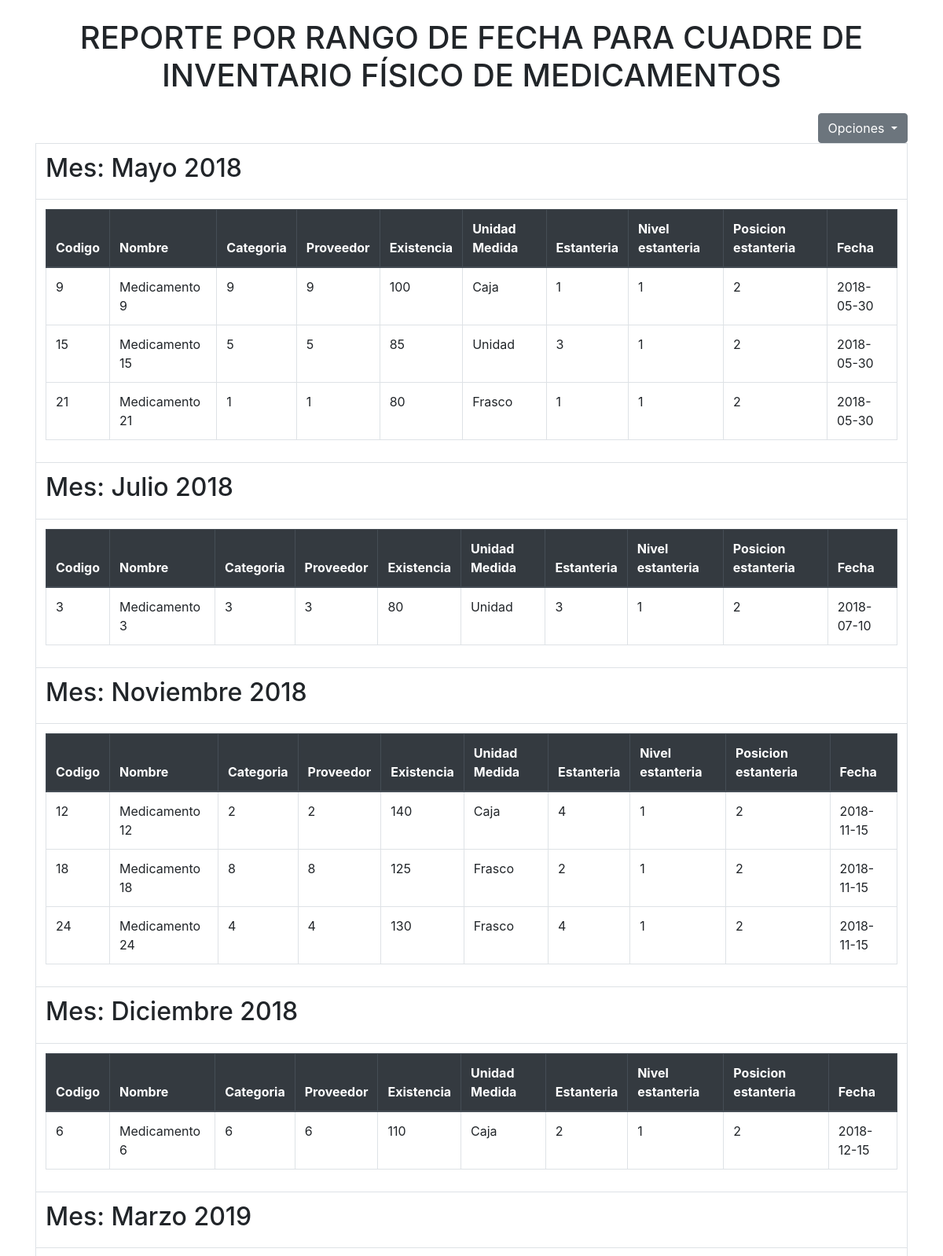
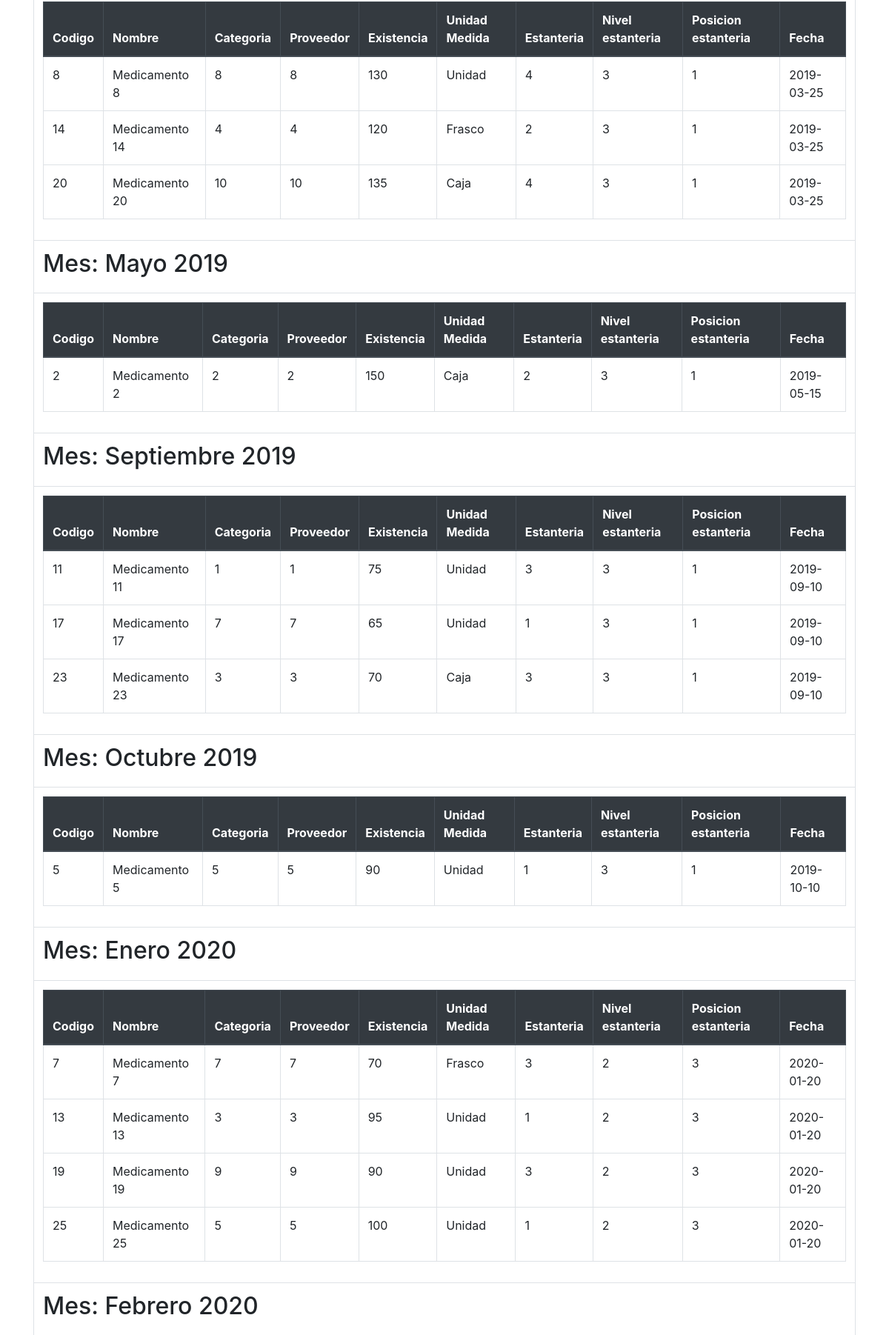
Page /Menu/reportes/Reportes1.php (signed in, upper part) on the committed database (2 pictures, top to bottom).
### tables this page shows
CREATE TABLE
    IF NOT EXISTS Medications (
        Code INT NOT NULL AUTO_INCREMENT PRIMARY KEY,
        Description VARCHAR(255) NOT NULL,
        Lot VARCHAR(110) NOT NULL,
        Quantity INT NOT NULL,
        Purchase_Price DECIMAL(30, 2) NOT NULL,
        Sale_Price DECIMAL(30, 2) NOT NULL,
        Status VARCHAR(30) NOT NULL,
        Category_Code INT,
         
        Supplier_Code INT,
         
        Entry_Date DATE NOT NULL,
        Expiry_Date DATE NOT NULL,
        Unit_of_Measure VARCHAR(50) NOT NULL,
        Shelf_Number INT NOT NULL,
        Shelf_Level INT NOT NULL,
        shelf_position_number INT NOT NULL,
        CONSTRAINT FK_Category FOREIGN KEY (Category_Code) REFERENCES Categories(Code),
        CONSTRAINT FK_Supplier FOREIGN KEY (Supplier_Code) REFERENCES Suppliers(Code)
    );

### Menu/reportes/Reportes1.php (the view, shortened to what this page needs)
<?php
$servername = "localhost";
$username = "root";
$password = "";
$dbname = "botiquin_sa";
$meses = [
    1 => 'Enero',
    2 => 'Febrero',
    3 => 'Marzo',
    4 => 'Abril',
    5 => 'Mayo',
    6 => 'Junio',
    7 => 'Julio',
    8 => 'Agosto',
    9 => 'Septiembre',
    10 => 'Octubre',
    11 => 'Noviembre',
    12 => 'Diciembre'
];
$conn = new mysqli($servername, $username, $password, $dbname);
$sql = "SELECT * FROM medications ORDER BY Entry_Date ASC";
$result = $conn->query($sql);
?>
<!DOCTYPE html>
<html>
<head>
    <link rel="stylesheet" href="https://maxcdn.bootstrapcdn.com/bootstrap/4.5.2/css/bootstrap.min.css">
    <link rel="stylesheet" href="https://cdnjs.cloudflare.com/ajax/libs/font-awesome/5.15.3/css/all.min.css">
</head>
<body>
    <div class="container">
        <h1 class="mt-4 text-center">REPORTE POR RANGO DE FECHA PARA CUADRE DE INVENTARIO FÍSICO DE MEDICAMENTOS</h1>
        <div class="btn-group float-right">
            <button type="button" class="btn btn-secondary dropdown-toggle" data-toggle="dropdown" aria-haspopup="true" aria-expanded="false">
                Opciones
            </button>
        </div>
        <table id="table-to-export" class="table table-bordered">
            <tbody>
                <?php
                if ($result->num_rows > 0) {
                    $currentMonth = null;
                    $hasRecordsForCurrentMonth = false;
                    while ($row = $result->fetch_assoc()) {
                        $entryDate = date_create($row["Entry_Date"]);
                        $month = date_format($entryDate, "m");
                        if ($month !== $currentMonth) {
                            if ($currentMonth !== null && $hasRecordsForCurrentMonth) {
                                echo "</tbody></table></td></tr>";
                            }
                            $hasRecordsForCurrentMonth = false;
                            $currentMonth = $month;
                            if ($result->num_rows > 0) {
                                $entryDate = date_create($row["Entry_Date"]);
                                echo "<tr><td colspan='11' style='font-size: 12px;'><h2>Mes: " . $meses[intval(date_format($entryDate, 'm'))] . " " . date_format($entryDate, 'Y') . "</h2></td></tr>";
                                echo "<tr><td><table class='table table-bordered'>
                                    <thead class='thead-dark'>
                                        <tr>
                                            <th>Codigo</th>
                                            <th>Nombre</th>
                                            <th>Categoria</th>
                                            <th>Proveedor</th>
                                            <th>Existencia</th>
                                            <th>Unidad Medida</th>
                                            <th>Estanteria</th>
                                            <th>Nivel estanteria</th>
                                            <th>Posicion estanteria</th>
                                            <th>Fecha</th>
                                        </tr>
                                    </thead>
                                    <tbody>";
                            }
                        }
                        echo "<tr>";
                        echo "<td>" . $row["Code"] . "</td>";
                        echo "<td>" . $row["Description"] . "</td>";
                        echo "<td>" . $row["Category_Code"] . "</td>";
                        echo "<td>" . $row["Supplier_Code"] . "</td>";
                        echo "<td>" . $row["Quantity"] . "</td>";
                        echo "<td>" . $row["Unit_of_Measure"] . "</td>";
                        echo "<td>" . $row["Shelf_Number"] . "</td>";
                        echo "<td>" . $row["Shelf_Level"] . "</td>";
                        echo "<td>" . $row["shelf_position_number"] . "</td>";
                        echo "<td>" . $row["Entry_Date"] . "</td>";
                        echo "</tr>";
                        $hasRecordsForCurrentMonth = true;
                    }
                } else {
                    echo "<tr><td colspan='11'>No se encontraron registros.</td></tr>";
                }
                ?>
            </tbody>
        </table>
    </div>
</body>

### rows in the picture
medications: Entry_Date "Mayo", Entry_Date "2018", Code "9", Description "Medicamento 9", Category_Code "9", Supplier_Code "9", Quantity "100", Unit_of_Measure "Caja", Shelf_Number "1", Shelf_Level "1", shelf_position_number "2", Entry_Date "2018-05-30"
medications: Code "15", Description "Medicamento 15", Category_Code "5", Supplier_Code "5", Quantity "85", Unit_of_Measure "Unidad", Shelf_Number "3", Shelf_Level "1", shelf_position_number "2", Entry_Date "2018-05-30"
medications: Code "21", Description "Medicamento 21", Category_Code "1", Supplier_Code "1", Quantity "80", Unit_of_Measure "Frasco", Shelf_Number "1", Shelf_Level "1", shelf_position_number "2", Entry_Date "2018-05-30"
medications: Entry_Date "Julio", Entry_Date "2018", Code "3", Description "Medicamento 3", Category_Code "3", Supplier_Code "3", Quantity "80", Unit_of_Measure "Unidad", Shelf_Number "3", Shelf_Level "1", shelf_position_number "2", Entry_Date "2018-07-10"
medications: Entry_Date "Noviembre", Entry_Date "2018", Code "12", Description "Medicamento 12", Category_Code "2", Supplier_Code "2", Quantity "140", Unit_of_Measure "Caja", Shelf_Number "4", Shelf_Level "1", shelf_position_number "2", Entry_Date "2018-11-15"
medications: Code "18", Description "Medicamento 18", Category_Code "8", Supplier_Code "8", Quantity "125", Unit_of_Measure "Frasco", Shelf_Number "2", Shelf_Level "1", shelf_position_number "2", Entry_Date "2018-11-15"
medications: Code "24", Description "Medicamento 24", Category_Code "4", Supplier_Code "4", Quantity "130", Unit_of_Measure "Frasco", Shelf_Number "4", Shelf_Level "1", shelf_position_number "2", Entry_Date "2018-11-15"
medications: Entry_Date "Diciembre", Entry_Date "2018", Code "6", Description "Medicamento 6", Category_Code "6", Supplier_Code "6", Quantity "110", Unit_of_Measure "Caja", Shelf_Number "2", Shelf_Level "1", shelf_position_number "2", Entry_Date "2018-12-15"
medications: Entry_Date "Marzo", Entry_Date "2019", Code "8", Description "Medicamento 8", Category_Code "8", Supplier_Code "8", Quantity "130", Unit_of_Measure "Unidad", Shelf_Number "4", Shelf_Level "3", shelf_position_number "1", Entry_Date "2019-03-25"
medications: Code "14", Description "Medicamento 14", Category_Code "4", Supplier_Code "4", Quantity "120", Unit_of_Measure "Frasco", Shelf_Number "2", Shelf_Level "3", shelf_position_number "1", Entry_Date "2019-03-25"
medications: Code "20", Description "Medicamento 20", Category_Code "10", Supplier_Code "10", Quantity "135", Unit_of_Measure "Caja", Shelf_Number "4", Shelf_Level "3", shelf_position_number "1", Entry_Date "2019-03-25"
medications: Entry_Date "Mayo", Entry_Date "2019", Code "2", Description "Medicamento 2", Category_Code "2", Supplier_Code "2", Quantity "150", Unit_of_Measure "Caja", Shelf_Number "2", Shelf_Level "3", shelf_position_number "1", Entry_Date "2019-05-15"
medications: Entry_Date "Septiembre", Entry_Date "2019", Code "11", Description "Medicamento 11", Category_Code "1", Supplier_Code "1", Quantity "75", Unit_of_Measure "Unidad", Shelf_Number "3", Shelf_Level "3", shelf_position_number "1", Entry_Date "2019-09-10"
medications: Code "17", Description "Medicamento 17", Category_Code "7", Supplier_Code "7", Quantity "65", Unit_of_Measure "Unidad", Shelf_Number "1", Shelf_Level "3", shelf_position_number "1", Entry_Date "2019-09-10"
medications: Code "23", Description "Medicamento 23", Category_Code "3", Supplier_Code "3", Quantity "70", Unit_of_Measure "Caja", Shelf_Number "3", Shelf_Level "3", shelf_position_number "1", Entry_Date "2019-09-10"
medications: Entry_Date "Octubre", Entry_Date "2019", Code "5", Description "Medicamento 5", Category_Code "5", Supplier_Code "5", Quantity "90", Unit_of_Measure "Unidad", Shelf_Number "1", Shelf_Level "3", shelf_position_number "1", Entry_Date "2019-10-10"
medications: Entry_Date "Enero", Entry_Date "2020", Code "7", Description "Medicamento 7", Category_Code "7", Supplier_Code "7", Quantity "70", Unit_of_Measure "Frasco", Shelf_Number "3", Shelf_Level "2", shelf_position_number "3", Entry_Date "2020-01-20"
medications: Code "13", Description "Medicamento 13", Category_Code "3", Supplier_Code "3", Quantity "95", Unit_of_Measure "Unidad", Shelf_Number "1", Shelf_Level "2", shelf_position_number "3", Entry_Date "2020-01-20"
medications: Code "19", Description "Medicamento 19", Category_Code "9", Supplier_Code "9", Quantity "90", Unit_of_Measure "Unidad", Shelf_Number "3", Shelf_Level "2", shelf_position_number "3", Entry_Date "2020-01-20"
medications: Code "25", Description "Medicamento 25", Category_Code "5", Supplier_Code "5", Quantity "100", Unit_of_Measure "Unidad", Shelf_Number "1", Shelf_Level "2", shelf_position_number "3", Entry_Date "2020-01-20"
medications: Entry_Date "Febrero", Entry_Date "2020"
